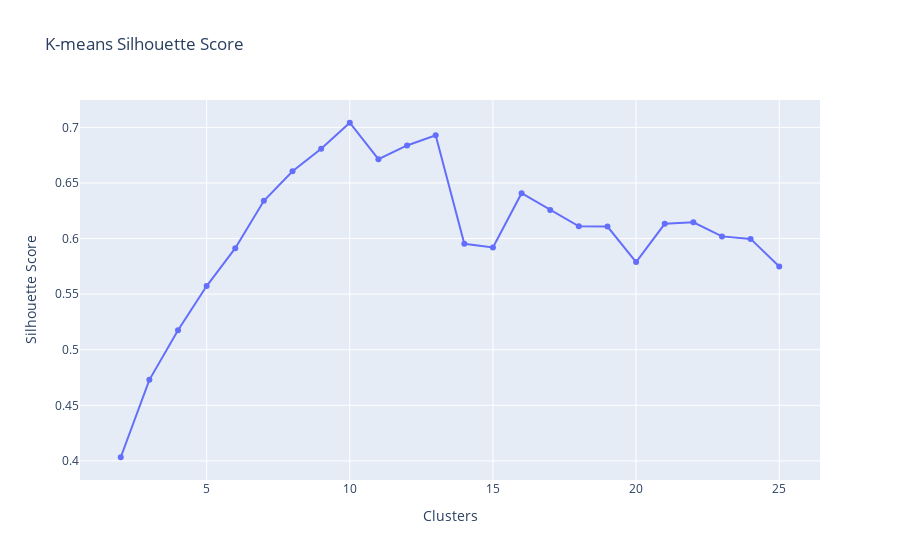

The code cell stored with this chart in its notebook:
### Code cell
fig = px.line(x = clusters, y = kmeans_list, markers=True, title = 'K-means Silhouette Score')
fig.update_layout(yaxis_title = 'Silhouette Score', xaxis_title = 'Clusters')
fig.show()

### Figure 1 — Plotly figure (JSON) as saved in the notebook; plotly's stock layout.template omitted (floating-point values rounded to 4 significant figures)
{"data": [{"hovertemplate": "x=%{x}<br>y=%{y}<extra></extra>", "legendgroup": "", "line": {"color": "#636efa", "dash": "solid"}, "marker": {"symbol": "circle"}, "mode": "lines+markers", "name": "", "orientation": "v", "showlegend": false, "type": "scatter", "x": [2, 3, 4, 5, 6, 7, 8, 9, 10, 11, 12, 13, 14, 15, 16, 17, 18, 19, 20, 21, 22, 23, 24, 25], "xaxis": "x", "y": [0.4033, 0.4729, 0.5175, 0.5572, 0.5913, 0.634, 0.6605, 0.6807, 0.7041, 0.6714, 0.6837, 0.693, 0.5953, 0.592, 0.6407, 0.6257, 0.611, 0.6108, 0.5789, 0.6132, 0.6146, 0.6019, 0.5997, 0.5749], "yaxis": "y"}], "layout": {"autosize": true, "legend": {"tracegroupgap": 0}, "title": {"text": "K-means Silhouette Score"}, "xaxis": {"anchor": "y", "autorange": true, "domain": [0, 1], "range": [0.6405, 26.36], "title": {"text": "Clusters"}, "type": "linear"}, "yaxis": {"anchor": "x", "autorange": true, "domain": [0, 1], "range": [0.3785, 0.729], "title": {"text": "Silhouette Score"}, "type": "linear"}}}
